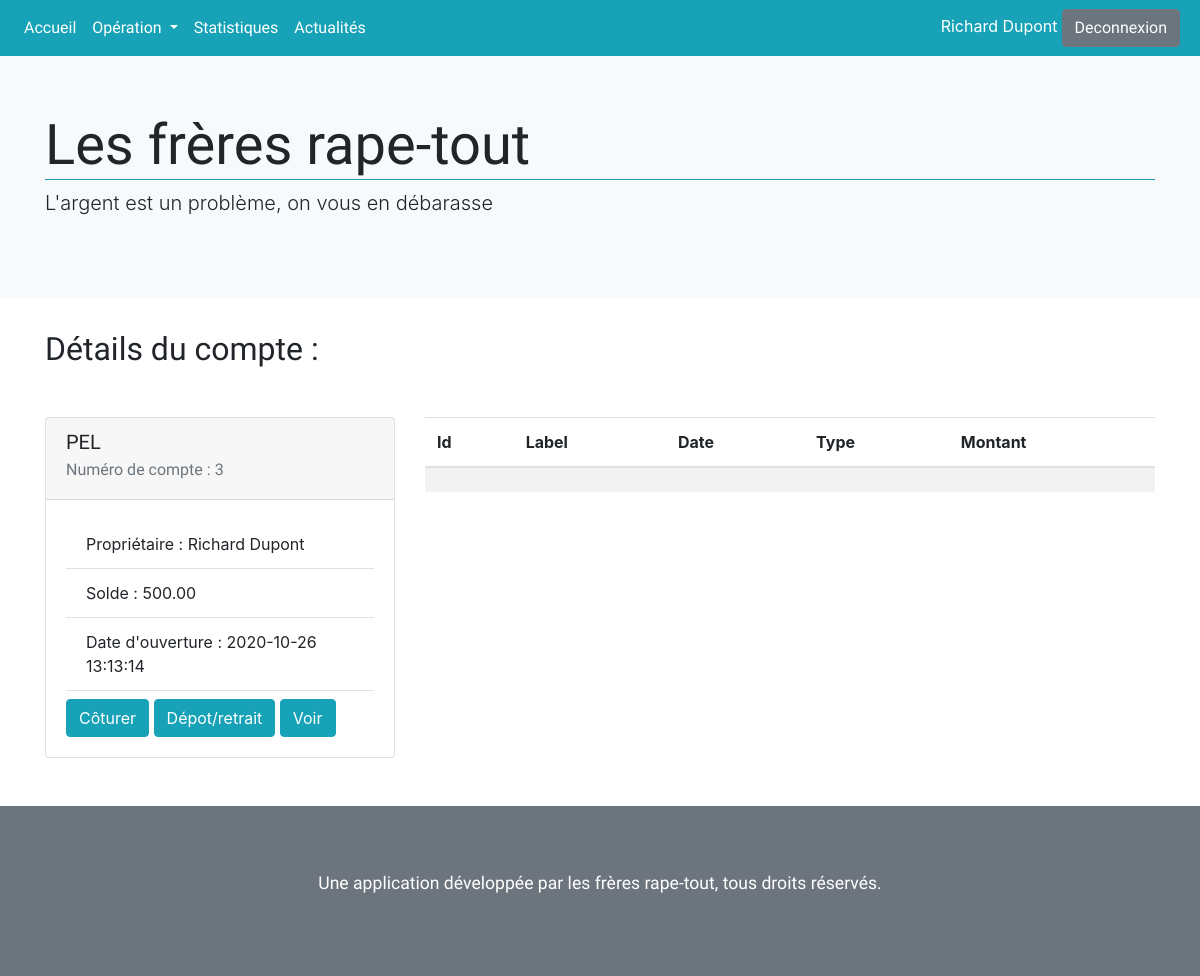
Screenshot of /correction/single.php?id=3 (signed in) with the database file from the repository.
### tables this page shows
CREATE TABLE Account(
  id INT UNSIGNED NOT NULL AUTO_INCREMENT,
  amount DECIMAL(11,2) NOT NULL,
  opening_date TIMESTAMP NOT NULL,
  account_type VARCHAR(50) NOT NULL,
  user_id INT UNSIGNED,
  PRIMARY KEY (id),
  FOREIGN KEY (user_id) REFERENCES User(id)
);

### correction/single.php (called while the page is built, shortened)
<?php
require "model/accountModel.php";
$id = filter_var($_GET["id"], FILTER_SANITIZE_NUMBER_INT);
$operations = get_single_account($db, $id);
$account = $operations[0];
require "view/singleView.php";

### correction/model/accountModel.php (called while the page is built, shortened)
<?php
function get_single_account($db, $id) {
  $query = $db->prepare(
    "SELECT a.*, o.id AS operation_id, o.operation_type, o.amount AS operation_amount, o.label, o.registered FROM Account AS a
     LEFT JOIN Operation AS o
     ON a.id = o.account_id
     WHERE a.id = :id
     ORDER BY operation_id DESC
  ");
  $query->execute([
    "id" => $id
  ]);
  return $query->fetchAll(PDO::FETCH_ASSOC);
}

### correction/view/singleView.php (the view)
<?php
include "template/nav.php";
include "template/header.php";
if(!isset($error)):
?>
    <h2>Détails du compte : </h2>
    <div class="row mt-5">
      <div class="col-12 col-md-6 col-lg-4">
        <article class="card">
          <div class="card-header">
            <h5 class="card-title"><?php echo $account["account_type"]; ?></h5>
            <h6 class="card-subtitle mb-2 text-muted">Numéro de compte : <?php echo $account["id"]; ?></h6>
          </div>
          <div class="card-body">
            <ul class="list-group list-group-flush border-bottom mb-2">
              <li class="list-group-item">Propriétaire : <?php echo $_SESSION["user"]["firstname"] . " " . $_SESSION["user"]["lastname"]; ?></li>
              <li class="list-group-item">Solde : <?php echo $account["amount"]; ?></li>
              <li class="list-group-item">Date d'ouverture : <?php echo $account["opening_date"]; ?></li>
            </ul>
            <a href="#" class="btn btn-info">Côturer</a>
            <a href="operation.php" class="btn btn-info">Dépot/retrait</a>
            <a href="#" class="btn btn-info">Voir</a>
          </div>
        </article>
      </div>
      <div class="col-12 col-md-6 col-lg-8">
        <table class="table table-striped">
          <thead>
            <tr>
              <th scope="col">Id</th>
              <th scope="col">Label</th>
              <th scope="col">Date</th>
              <th scope="col">Type</th>
              <th scope="col">Montant</th>
            </tr>
          </thead>
          <tbody>
            <?php foreach($operations as $operation) : ?>
              <tr>
                <th><?php echo $operation["operation_id"]; ?></th>
                <td><?php echo $operation["label"]; ?></td>
                <td><?php echo $operation["registered"]; ?></td>
                <td><?php echo $operation["operation_type"]; ?></td>
                <td><?php echo $operation["operation_amount"]; ?></td>
              </tr>
            <?php endforeach; ?>
          </tbody>
        </table>
      </div>
    </div>
<?php else: ?>
  <div class="alert alert-danger">
    <p><?php echo $error ?></p>
  </div>
<?php endif; ?>
<?php include "template/footer.php"; ?>

### correction/public/css/main.css (style rules this page uses)
html { color: #222; font-size: 1em; line-height: 1.4; }
body { position: relative; }
h1, h2, h3, h4, h5, h6 { font-family: 'Alata', sans-serif; }

### rows the page displays
account: account_type "PEL", id "3", amount "500.00", opening_date "2020-10-26 13:13:14"

### other values shown
$_SESSION["user"]["firstname"] "Richard"
$_SESSION["user"]["lastname"] "Dupont"
